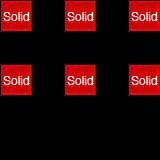

The image is a tile-based game level rendered from a .tmx file. Its description and source (layers, tilesets, objects; grid data summarised) follow:
An orthogonal 5x5 tile map with 32x32 px tiles, 2 tile layers (regions, output_collision), 16 hidden layers not drawn, 2 tilesets.

<map version="1.0" orientation="orthogonal" width="5" height="5" tilewidth="32" tileheight="32">
 <tileset firstgid="1" name="backgrounds" tilewidth="32" tileheight="32">
  <image source="../../img/backgrounds.png" width="512" height="256" />
 </tileset>
 <tileset firstgid="129" name="metatiles32x32" tilewidth="32" tileheight="32">
  <image source="../../img/metatiles32x32.png" width="160" height="32" />
 </tileset>
 <layer name="regions" width="5" height="5">
  <data>[25 cells, 6 non-empty, 1 distinct tile ids]</data>
 </layer>
 <layer name="input_Foreground" width="5" height="5" visible="0">
  <data>[25 cells, 6 non-empty, 6 distinct tile ids]</data>
 </layer>
 <layer name="input1_Foreground" width="5" height="5" visible="0">
  <data>[25 cells, 6 non-empty, 6 distinct tile ids]</data>
 </layer>
 <layer name="input2_Foreground" width="5" height="5" visible="0">
  <data>[25 cells, 6 non-empty, 6 distinct tile ids]</data>
 </layer>
 <layer name="input3_Foreground" width="5" height="5" visible="0">
  <data>[25 cells, 6 non-empty, 6 distinct tile ids]</data>
 </layer>
 <layer name="input4_Foreground" width="5" height="5" visible="0">
  <data>[25 cells, 6 non-empty, 6 distinct tile ids]</data>
 </layer>
 <layer name="input5_Foreground" width="5" height="5" visible="0">
  <data>[25 cells, 6 non-empty, 6 distinct tile ids]</data>
 </layer>
 <layer name="input6_Foreground" width="5" height="5" visible="0">
  <data>[25 cells, 6 non-empty, 6 distinct tile ids]</data>
 </layer>
 <layer name="input7_Foreground" width="5" height="5" visible="0">
  <data>[25 cells, 6 non-empty, 6 distinct tile ids]</data>
 </layer>
 <layer name="input8_Foreground" width="5" height="5" visible="0">
  <data>[25 cells, 6 non-empty, 6 distinct tile ids]</data>
 </layer>
 <layer name="input9_Foreground" width="5" height="5" visible="0">
  <data>[25 cells, 6 non-empty, 6 distinct tile ids]</data>
 </layer>
 <layer name="input10_Foreground" width="5" height="5" visible="0">
  <data>[25 cells, 6 non-empty, 6 distinct tile ids]</data>
 </layer>
 <layer name="input11_Foreground" width="5" height="5" visible="0">
  <data>[25 cells, 6 non-empty, 6 distinct tile ids]</data>
 </layer>
 <layer name="input12_Foreground" width="5" height="5" visible="0">
  <data>[25 cells, 6 non-empty, 6 distinct tile ids]</data>
 </layer>
 <layer name="input13_Foreground" width="5" height="5" visible="0">
  <data>[25 cells, 6 non-empty, 6 distinct tile ids]</data>
 </layer>
 <layer name="input14_Foreground" width="5" height="5" visible="0">
  <data>[25 cells, 6 non-empty, 6 distinct tile ids]</data>
 </layer>
 <layer name="input15_Foreground" width="5" height="5" visible="0">
  <data>[25 cells, 6 non-empty, 6 distinct tile ids]</data>
 </layer>
 <layer name="output_collision" width="5" height="5">
  <data>[25 cells, 6 non-empty, 1 distinct tile ids]</data>
 </layer>
</map>
